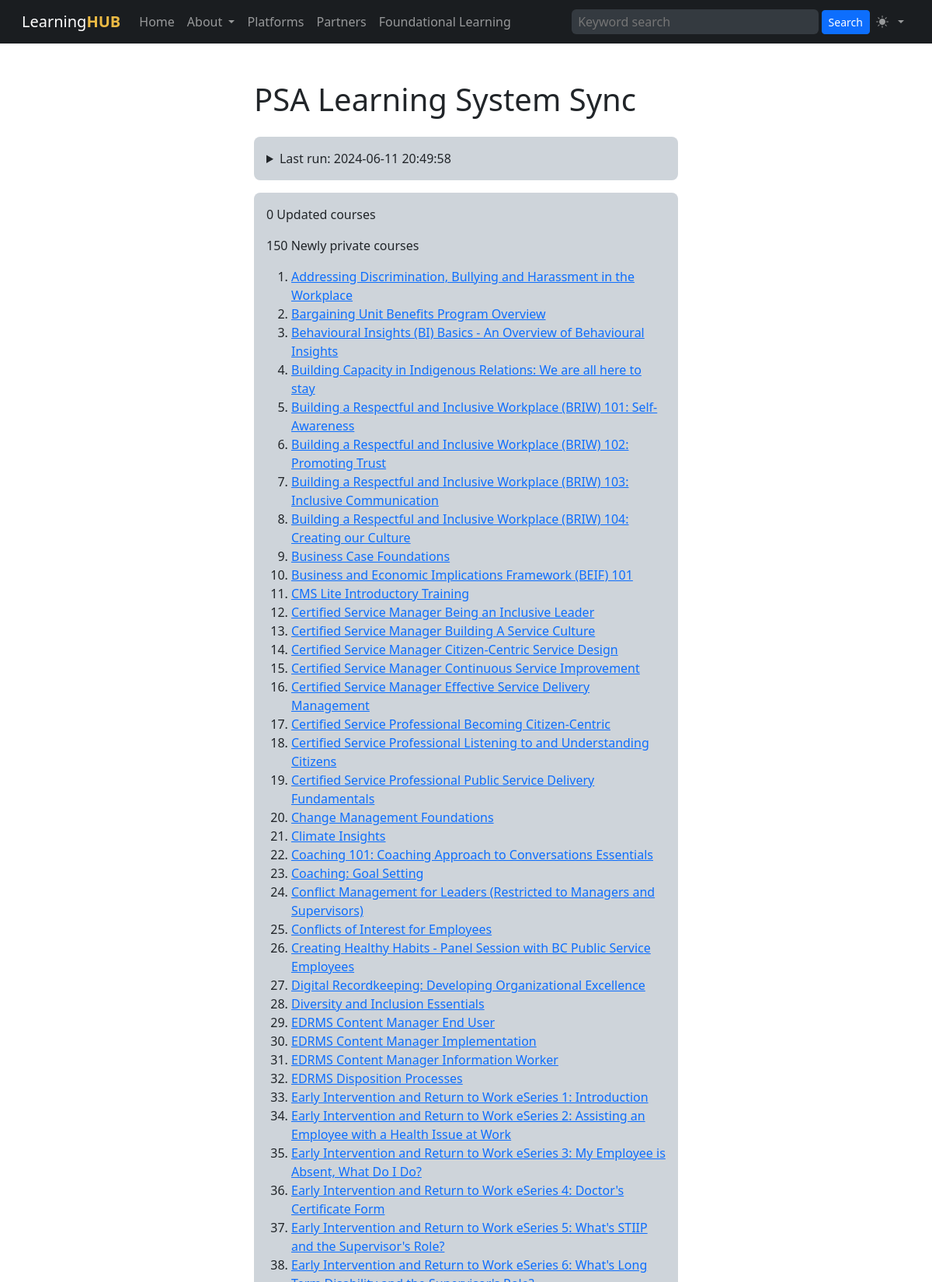
The app's page /platform_sync_psals.php (upper part) with its own data.
### tables this page shows
CREATE TABLE "platform_syncs" (
    "id" INTEGER PRIMARY KEY AUTOINCREMENT NOT NULL,
    "created" DATETIME,
    "platform_id" INTEGER,
    "hash" TEXT,
    "result" VARCHAR,
    FOREIGN KEY(platform_id) REFERENCES learning_platforms(id)
    );

CREATE TABLE "courses" (
    "id" INTEGER PRIMARY KEY AUTOINCREMENT NOT NULL,
    "status" VARCHAR NOT NULL,
    "sortorder" INTEGER,
    "name" VARCHAR NOT NULL,
    "slug" VARCHAR,
    "description" VARCHAR NOT NULL,
    "created" DATETIME NOT NULL,
    "modified" DATETIME,
    "platform_last_updated" DATETIME,
    "expiry_date" DATETIME,
    "user_idir" VARCHAR,
    "course_id" INTEGER,
    "weight" INTEGER,
    "url" VARCHAR,
    "search" TEXT,
    "keywords" VARCHAR,
    "refresh_cycle" TEXT,
    "partner_id" INTEGER,
    "platform_id" INTEGER,
    "dmethod_id" INTEGER,
    "group_id" INTEGER,
    "audience_id" INTEGER,
    "topic_id" INTEGER,
    FOREIGN KEY(partner_id) REFERENCES learning_partners(id),
    FOREIGN KEY(platform_id) REFERENCES learning_platforms(id),
    FOREIGN KEY(dmethod_id) REFERENCES delivery_methods(id),
    FOREIGN KEY(group_id) REFERENCES groups(id),
    FOREIGN KEY(audience_id) REFERENCES audiences(id),
    FOREIGN KEY(topic_id) REFERENCES topics(id)
);

### platform_sync_psals.php (the view, shortened to what this page needs)
<?php
$db = new SQLite3('courses.sqlite', SQLITE3_OPEN_CREATE | SQLITE3_OPEN_READWRITE);
$db->enableExceptions(true);
$syncsql = 'SELECT "created", "platform_id", "hash", "result" FROM "platform_syncs" ORDER BY "created" DESC LIMIT 1';
$statement = $db->prepare($syncsql);
$result = $statement->execute();
$row = $result->fetchArray();
$lastrun = $row['created'];
$lasthash = $row['hash'];
$url = 'https://learn.bcpublicservice.gov.bc.ca/learning-hub/learning-partner-courses.json';
$f = file_get_contents($url);
$hash = md5($f);
if($lasthash != $hash):
    $feed = json_decode($f);
    $feedindex = [];
    foreach($feed->items as $feedcourse) {
        if(!empty($feedcourse->_course_id)) {
            array_push($feedindex, $feedcourse->_course_id);
        }
    }
    $sql = 'SELECT
                c.id AS cid,
                c.name AS cname,
                c.slug AS cslug,
                c.created AS ccreated,
                c.status AS cstatus,
                c.description AS cdesc,
                c.platform_last_updated AS cplatup,
                c.search AS search,
                c.course_id AS courseid,
                c.url AS curl,
                c.keywords AS ckeys,
                dm.name AS dmname,
                dm.id AS dmid,
                g.name AS groupname,
                g.id AS groupid,
                a.name AS audiencename,
                a.id AS audienceid,
                top.name AS topicname,
                top.id AS topicid,
                pa.name AS partnername,
                pa.id AS partnerid,
                plat.name AS platformname,
                plat.id AS platformid
            FROM
                courses c
            JOIN delivery_methods dm ON dm.id = c.dmethod_id
            JOIN groups g ON g.id = c.group_id
            JOIN audiences a ON a.id = c.audience_id
            JOIN topics top ON top.id = c.topic_id
            JOIN learning_partners pa ON pa.id = c.partner_id
            JOIN learning_platforms plat ON plat.id = c.platform_id
            WHERE
                c.platform_id = 2
            ORDER BY
                c.created DESC;';
    $statement = $db->prepare($sql);
    $result = $statement->execute();
    $courseindex = [];
    $updatedcourses = [];
    $privatecourses = [];
    $newlyprivatecourses = [];
    $nochangecourses = [];
    $count = 1;
    while ($row = $result->fetchArray()):
        array_push($courseindex, $row['courseid']);
        if(in_array($row['courseid'], $feedindex)) {
            foreach($feed->items as $f) {
                if(!empty($f->_course_id)) {
                    if($f->_course_id == $row['courseid']) {
                        $feedcourse = $f;
                    }
                }
            }
            $courseupdated = 0;
            if($row['cstatus'] != 'published') {
                $row['cstatus'] = 'published';
                $courseupdated = 1;
            }
            if($feedcourse->title != $row['cname']) {
                $row['cname'] = $feedcourse->title;
                $newslug = strtolower(
                    trim(
                        preg_replace('/[^A-Za-z0-9-]+/', '-', $feedcourse->title)
                    )
                );
                $row['cslug'] = $newslug;
                $courseupdated = 1;
            }
            if($feedcourse->summary != $row['cdesc']) {
                $row['cdesc'] = $feedcourse->summary;
                $courseupdated = 1;
            }
            if($feedcourse->date_modified != $row['cplatup']) {
                $row['cplatup'] = $feedcourse->date_modified;
                $courseupdated = 1;
            }
            if($feedcourse->url != $row['curl']) {
                $row['curl'] = $feedcourse->url;
                $courseupdated = 1;
            }
            if($feedcourse->_keywords != $row['ckeys']) {
                $row['ckeys'] = $feedcourse->_keywords;
                $courseupdated = 1;
            }
            $feeddmid = map_dmethod_to_id($feedcourse->delivery_method);
            if($feeddmid != $row['dmid']) {
                $row['dmid'] = $feeddmid;
                $courseupdated = 1;
            }
            $feedgrid = map_group_to_id($feedcourse->_group);
            if($feedgrid != $row['groupid']) {
                $row['groupid'] = $feedgrid;
                $courseupdated = 1;
            }
            $feedaudienceid = map_audience_to_id($feedcourse->_audience);
            if($feedaudienceid != $row['audienceid']) {
                $row['audienceid'] = $feedaudienceid;
                $courseupdated = 1;
            }
            $feedtopid = map_topic_to_id($feedcourse->_topic);
            if($feedtopid != $row['topicid']) {
                $row['topicid'] = $feedtopid;
                $courseupdated = 1;
            }
            $feedpartid = map_partner_to_id($feedcourse->_learning_partner);
            if($feedpartid != $row['partnerid']) {
                $row['partnerid'] = $feedpartid;
                $courseupdated = 1;
            }
            if($courseupdated == 1) {
                $searchcombine = $row['cname'] . ' ';
                $searchcombine .= $row['cdesc'] . ' ';
                $searchcombine .= $feedcourse->_topic . ' ';
                $searchcombine .= $feedcourse->_learning_partner . ' ';
                $searchcombine .= $feedcourse->delivery_method . ' ';
                $searchcombine .= $feedcourse->_group . ' ';
                $searchcombine .= $feedcourse->_audience . ' ';
                $searchcombine .= $feedcourse->id . ' ';
                $searchcombine .= $row['ckeys'] . ' ';
                $sql = "UPDATE courses SET
                                        status = :status,
                                        name = :name,
                                        slug = :slug,
                                        description = :description,
                                        platform_last_updated = :platform_last_updated,
                                        modified = :modified,
                                        course_id = :course_id,
                                        url = :url,
                                        search = :search,
                                        keywords = :keywords,
                                        partner_id = :partner_id,
                                        dmethod_id = :dmethod_id,
                                        group_id = :group_id,
                                        audience_id = :audience_id,
                                        topic_id = :topic_id
                                    WHERE
                                        id = :courseid";
                $statement = $db->prepare($sql);
                $statement->bindValue(':status',$row['cstatus']);
                $statement->bindValue(':name',$row['cname']);
                $statement->bindValue(':slug',$row['cslug']);
                $statement->bindValue(':description',$row['cdesc']);
                $statement->bindValue(':platform_last_updated',$row['cplatup']);
                $statement->bindValue(':modified',date('Y-m-d H:i:s'));
                $statement->bindValue(':course_id',$row['courseid']);
                $statement->bindValue(':url',$row['curl']);
                $statement->bindValue(':search',$searchcombine);
                $statement->bindValue(':keywords',$row['ckeys']);
                $statement->bindValue(':partner_id',$row['partnerid']);
                $statement->bindValue(':dmethod_id',$row['dmid']);
                $statement->bindValue(':group_id',$row['groupid']);
                $statement->bindValue(':audience_id',$row['audienceid']);
                $statement->bindValue(':topic_id', $row['topicid']);
                $statement->bindValue(':courseid', $row['cid']);
                $statement->execute();
                array_push($updatedcourses,[$row['cid'],$row['cname']]);
            } else {
                array_push($nochangecourses,[$row['cid'],$row['cname']]);
            }
            $count++;
        } else {
            if($row['cstatus'] != 'private') {
                array_push($newlyprivatecourses,[$row['cid'],$row['cname']]);
            } else {
                array_push($privatecourses,[$row['cid'],$row['cname']]);
            }
        }
    endwhile;
endif;
?>
<?php require('template/header.php') ?>
<div class="container">
<div class="row justify-content-md-center">
<div class="col-md-6">
<h1 class="mb-4">PSA Learning System Sync</h1>
<details class="p-3 mb-3 bg-dark-subtle rounded-3">
    <summary>Last run: <?= $lastrun ?> </summary>
</details>
<div class="p-3 mb-3 bg-dark-subtle rounded-3">
<?php if($lasthash != $hash): ?>
<div><?= count($updatedcourses) ?> Updated courses </div>
<div><?= count($newlyprivatecourses) ?> Newly private courses</div>
<ol class="mt-3">
<?php foreach($newlyprivatecourses as $npc): ?>
    <li><a href="course.php?cid=<?= $npc[0] ?>"><?= $npc[1] ?></a></li>
<?php endforeach ?>
</ol>
<?php endif ?>
</div>
</div>
</div>
</div>
<?php require('template/footer.php') ?>

### records on screen
platform_syncs: created "2024-06-11 20:49:58"
courses: name "Addressing Discrimination, Bullying and Harassment in the Workplace"
courses: name "Bargaining Unit Benefits Program Overview"
courses: name "Behavioural Insights (BI) Basics - An Overview of Behavioural Insights"
courses: name "Building Capacity in Indigenous Relations: We are all here to stay"
courses: name "Building a Respectful and Inclusive Workplace (BRIW) 101: Self-Awareness"
courses: name "Building a Respectful and Inclusive Workplace (BRIW) 102: Promoting Trust"
courses: name "Building a Respectful and Inclusive Workplace (BRIW) 103: Inclusive Communication"
courses: name "Building a Respectful and Inclusive Workplace (BRIW) 104: Creating our Culture"
courses: name "Business Case Foundations"
courses: name "Business and Economic Implications Framework (BEIF) 101"
courses: name "CMS Lite Introductory Training"
courses: name "Certified Service Manager Being an Inclusive Leader"
courses: name "Certified Service Manager Building A Service Culture"
courses: name "Certified Service Manager Citizen-Centric Service Design"
courses: name "Certified Service Manager Continuous Service Improvement"
courses: name "Certified Service Manager Effective Service Delivery Management"
courses: name "Certified Service Professional Becoming Citizen-Centric"
courses: name "Certified Service Professional Listening to and Understanding Citizens"
courses: name "Certified Service Professional Public Service Delivery Fundamentals"
courses: name "Change Management Foundations"
courses: name "Climate Insights"
courses: name "Coaching 101: Coaching Approach to Conversations Essentials"
courses: name "Coaching: Goal Setting"
courses: name "Conflict Management for Leaders (Restricted to Managers and Supervisors)"
courses: name "Conflicts of Interest for Employees"
courses: name "Creating Healthy Habits - Panel Session with BC Public Service Employees"
courses: name "Digital Recordkeeping: Developing Organizational Excellence"
courses: name "Diversity and Inclusion Essentials"
courses: name "EDRMS Content Manager End User"
courses: name "EDRMS Content Manager Implementation"
courses: name "EDRMS Content Manager Information Worker"
courses: name "EDRMS Disposition Processes"
courses: name "Early Intervention and Return to Work eSeries 1: Introduction"
courses: name "Early Intervention and Return to Work eSeries 2: Assisting an Employee with a Health Issue at Work"
courses: name "Early Intervention and Return to Work eSeries 3: My Employee is Absent, What Do I Do?"
courses: name "Early Intervention and Return to Work eSeries 4: Doctor's Certificate Form"
courses: name "Early Intervention and Return to Work eSeries 5: What's STIIP and the Supervisor's Role?"

### other values on screen
count($updatedcourses) "0"
count($newlyprivatecourses) "150"
